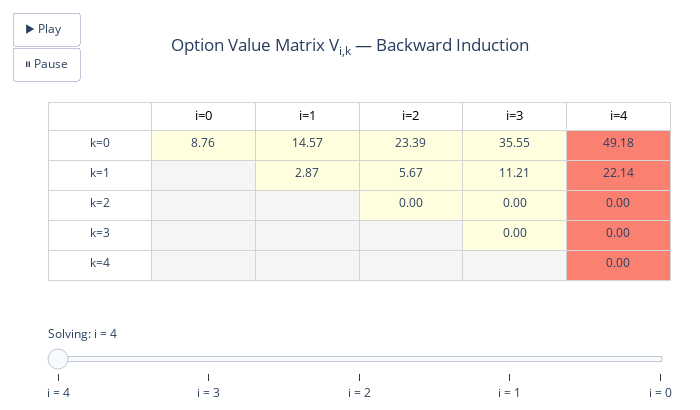

Notebook cell for this chart:
### Markdown cell above
### Option Value Matrix — Backward Induction Visualised

The animation above shows backward induction on the *tree*.  The view below shows the same process on the **option value matrix** $V_{i,k}$ directly.

- Each cell $(i, k)$ holds the option value at time step $i$, state $k$
- Only rows $k = 0, \ldots, i$ are active at step $i$ (the lower-right triangle is unused)
- Backward induction fills the matrix **right to left**: terminal payoff at $i = N$ is known, then each column is solved from its right neighbour

### Code cell
# ── Option value matrix animation ─────────────────────────────────
N_mat = N  # reuse the 4-step tree

# ── Build display values and text annotations for each cell ──────
val_text = []  # text to show inside each cell
for k in range(N_mat + 1):
    row = []
    for i in range(N_mat + 1):
        if k <= i:
            row.append(f"{option_lattice[k, i]:.2f}")
        else:
            row.append("")
    val_text.append(row)

# ── Colour matrices for each animation frame ─────────────────────
# Encoding: 0 = unused, 1 = not yet computed, 2 = solving now, 3 = already known
colour_map = {0: "whitesmoke", 1: "lightyellow", 2: "salmon", 3: "lightskyblue"}


def make_colours(solving_i: int) -> list[list[str]]:
    """Return an (N+1) x (N+1) matrix of CSS colours for the given solving column."""
    grid = []
    for k in range(N_mat + 1):
        row = []
        for i in range(N_mat + 1):
            if k > i:
                row.append(colour_map[0])  # unused cell
            elif i > solving_i:
                row.append(colour_map[3])  # already known
            elif i == solving_i:
                row.append(colour_map[2])  # currently solving
            else:
                row.append(colour_map[1])  # not yet reached
        grid.append(row)
    return grid


# ── Build the table figure with animation frames ─────────────────
x_labels = [f"i={i}" for i in range(N_mat + 1)]
y_labels = [f"k={k}" for k in range(N_mat + 1)]

# Initial frame: terminal column (i=N) is known
init_colours = make_colours(solving_i=N_mat)

fig_mat = go.Figure(
    data=[
        go.Table(
            header=dict(
                values=[""] + x_labels,
                fill_color="white",
                font=dict(size=13, color="black"),
                align="center",
                line_color="lightgrey",
            ),
            cells=dict(
                values=(
                    [y_labels]
                    + [[val_text[k][i] for k in range(N_mat + 1)] for i in range(N_mat + 1)]
                ),
                fill_color=(
                    [["white"] * (N_mat + 1)]
                    + [[init_colours[k][i] for k in range(N_mat + 1)] for i in range(N_mat + 1)]
                ),
                font=dict(size=12),
                align="center",
                height=30,
                line_color="lightgrey",
            ),
        )
    ]
)

# Build animation frames: solve column i = N, N-1, ..., 0
frames = []
for solving_i in range(N_mat, -1, -1):
    colours = make_colours(solving_i)
    label = f"i = {solving_i}"
    frames.append(
        go.Frame(
            data=[
                go.Table(
                    header=dict(
                        values=[""] + x_labels,
                        fill_color="white",
                        font=dict(size=13, color="black"),
                        align="center",
                        line_color="lightgrey",
                    ),
                    cells=dict(
                        values=(
                            [y_labels]
                            + [[val_text[k][i] for k in range(N_mat + 1)] for i in range(N_mat + 1)]
                        ),
                        fill_color=(
                            [["white"] * (N_mat + 1)]
                            + [[colours[k][i] for k in range(N_mat + 1)] for i in range(N_mat + 1)]
                        ),
                        font=dict(size=12),
                        align="center",
                        height=30,
                        line_color="lightgrey",
                    ),
                )
            ],
            name=label,
        )
    )

fig_mat.frames = frames

slider_steps = [
    dict(
        args=[[f.name], dict(frame=dict(duration=800, redraw=True), mode="immediate")],
        label=f.name,
        method="animate",
    )
    for f in frames
]

fig_mat.update_layout(
    sliders=[
        dict(
            active=0,
            steps=slider_steps,
            currentvalue=dict(prefix="Solving: "),
            pad=dict(t=40),
        )
    ],
    updatemenus=[
        dict(
            type="buttons",
            showactive=False,
            x=0.05,
            y=1.5,
            buttons=[
                dict(
                    label="▶ Play",
                    method="animate",
                    args=[None, dict(frame=dict(duration=800, redraw=True), fromcurrent=True)],
                ),
                dict(
                    label="⏸ Pause",
                    method="animate",
                    args=[[None], dict(frame=dict(duration=0, redraw=False), mode="immediate")],
                ),
            ],
        )
    ],
    title=dict(
        text="Option Value Matrix V<sub>i,k</sub> — Backward Induction",
        x=0.5,
    ),
    height=410,
    width=700,
    margin=dict(t=100, b=20, l=30, r=30),
)

fig_mat.show()

### Figure 1 — Plotly figure (JSON) as saved in the notebook; plotly's stock layout.template omitted (floating-point values rounded to 4 significant figures)
{"data": [{"cells": {"align": "center", "fill": {"color": [["white", "white", "white", "white", "white"], ["lightyellow", "whitesmoke", "whitesmoke", "whitesmoke", "whitesmoke"], ["lightyellow", "lightyellow", "whitesmoke", "whitesmoke", "whitesmoke"], ["lightyellow", "lightyellow", "lightyellow", "whitesmoke", "whitesmoke"], ["lightyellow", "lightyellow", "lightyellow", "lightyellow", "whitesmoke"], ["salmon", "salmon", "salmon", "salmon", "salmon"]]}, "font": {"size": 12}, "height": 30, "line": {"color": "lightgrey"}, "values": [["k=0", "k=1", "k=2", "k=3", "k=4"], ["8.76", "", "", "", ""], ["14.57", "2.87", "", "", ""], ["23.39", "5.67", "0.00", "", ""], ["35.55", "11.21", "0.00", "0.00", ""], ["49.18", "22.14", "0.00", "0.00", "0.00"]]}, "header": {"align": "center", "fill": {"color": "white"}, "font": {"color": "black", "size": 13}, "line": {"color": "lightgrey"}, "values": ["", "i=0", "i=1", "i=2", "i=3", "i=4"]}, "type": "table"}], "layout": {"height": 410, "margin": {"b": 20, "l": 30, "r": 30, "t": 100}, "sliders": [{"active": 0, "currentvalue": {"prefix": "Solving: "}, "pad": {"t": 40}, "steps": [{"args": [["i = 4"], {"frame": {"duration": 800, "redraw": true}, "mode": "immediate"}], "label": "i = 4", "method": "animate"}, {"args": [["i = 3"], {"frame": {"duration": 800, "redraw": true}, "mode": "immediate"}], "label": "i = 3", "method": "animate"}, {"args": [["i = 2"], {"frame": {"duration": 800, "redraw": true}, "mode": "immediate"}], "label": "i = 2", "method": "animate"}, {"args": [["i = 1"], {"frame": {"duration": 800, "redraw": true}, "mode": "immediate"}], "label": "i = 1", "method": "animate"}, {"args": [["i = 0"], {"frame": {"duration": 800, "redraw": true}, "mode": "immediate"}], "label": "i = 0", "method": "animate"}]}], "title": {"text": "Option Value Matrix V<sub>i,k</sub> — Backward Induction", "x": 0.5}, "updatemenus": [{"buttons": [{"args": [null, {"frame": {"duration": 800, "redraw": true}, "fromcurrent": true}], "label": "▶ Play", "method": "animate"}, {"args": [[null], {"frame": {"duration": 0, "redraw": false}, "mode": "immediate"}], "label": "⏸ Pause", "method": "animate"}], "showactive": false, "type": "buttons", "x": 0.05, "y": 1.5}], "width": 700}}
